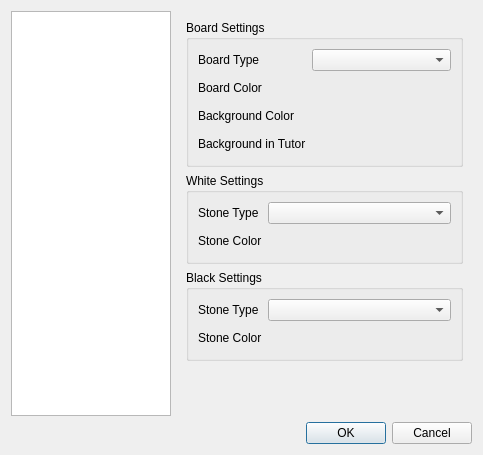
<?xml version="1.0" encoding="UTF-8"?>
<ui version="4.0">
 <class>SetupDialog</class>
 <widget class="QDialog" name="SetupDialog">
  <property name="geometry">
   <rect>
    <x>0</x>
    <y>0</y>
    <width>483</width>
    <height>455</height>
   </rect>
  </property>
  <property name="windowTitle">
   <string>Setup</string>
  </property>
  <layout class="QVBoxLayout" name="verticalLayout">
   <item>
    <layout class="QHBoxLayout" name="horizontalLayout">
     <item>
      <widget class="QListWidget" name="categoryList">
       <property name="maximumSize">
        <size>
         <width>160</width>
         <height>16777215</height>
        </size>
       </property>
      </widget>
     </item>
     <item>
      <widget class="QStackedWidget" name="stackedWidget">
       <property name="frameShape">
        <enum>QFrame::NoFrame</enum>
       </property>
       <property name="frameShadow">
        <enum>QFrame::Plain</enum>
       </property>
       <property name="currentIndex">
        <number>0</number>
       </property>
       <widget class="QWidget" name="page">
        <layout class="QVBoxLayout" name="verticalLayout_2">
         <item>
          <widget class="QGroupBox" name="boardGroupBox">
           <property name="title">
            <string>Board Settings</string>
           </property>
           <layout class="QFormLayout" name="formLayout">
            <item row="0" column="0">
             <widget class="QLabel" name="boardTypeLabel">
              <property name="text">
               <string>Board Type</string>
              </property>
             </widget>
            </item>
            <item row="0" column="1">
             <widget class="QComboBox" name="boardTypeComboBox"/>
            </item>
            <item row="1" column="0">
             <widget class="QLabel" name="boardColorLabel">
              <property name="text">
               <string>Board Color</string>
              </property>
             </widget>
            </item>
            <item row="1" column="1">
             <widget class="QPushButton" name="boardColorButton">
              <property name="text">
               <string/>
              </property>
              <property name="autoDefault">
               <bool>false</bool>
              </property>
              <property name="flat">
               <bool>true</bool>
              </property>
             </widget>
            </item>
            <item row="3" column="0">
             <widget class="QLabel" name="bgTutorColorLabel">
              <property name="text">
               <string>Background in Tutor</string>
              </property>
             </widget>
            </item>
            <item row="3" column="1">
             <widget class="QPushButton" name="bgTutorColorButton">
              <property name="text">
               <string/>
              </property>
              <property name="flat">
               <bool>true</bool>
              </property>
             </widget>
            </item>
            <item row="2" column="0">
             <widget class="QLabel" name="bgColorLabel">
              <property name="text">
               <string>Background Color</string>
              </property>
             </widget>
            </item>
            <item row="2" column="1">
             <widget class="QPushButton" name="bgColorButton">
              <property name="text">
               <string/>
              </property>
              <property name="flat">
               <bool>true</bool>
              </property>
             </widget>
            </item>
           </layout>
          </widget>
         </item>
         <item>
          <widget class="QGroupBox" name="whiteGroupBox">
           <property name="focusPolicy">
            <enum>Qt::NoFocus</enum>
           </property>
           <property name="title">
            <string>White Settings</string>
           </property>
           <layout class="QFormLayout" name="formLayout_2">
            <item row="0" column="0">
             <widget class="QLabel" name="whiteLabel">
              <property name="text">
               <string>Stone Type</string>
              </property>
             </widget>
            </item>
            <item row="0" column="1">
             <widget class="QComboBox" name="whiteTypeComboBox"/>
            </item>
            <item row="1" column="0">
             <widget class="QLabel" name="whiteColorLabel">
              <property name="text">
               <string>Stone Color</string>
              </property>
             </widget>
            </item>
            <item row="1" column="1">
             <widget class="QPushButton" name="whiteColorButton">
              <property name="text">
               <string/>
              </property>
              <property name="autoDefault">
               <bool>false</bool>
              </property>
              <property name="flat">
               <bool>true</bool>
              </property>
             </widget>
            </item>
           </layout>
          </widget>
         </item>
         <item>
          <widget class="QGroupBox" name="blackGroupBox">
           <property name="title">
            <string>Black Settings</string>
           </property>
           <layout class="QFormLayout" name="formLayout_3">
            <item row="0" column="0">
             <widget class="QLabel" name="blackTypeLabel">
              <property name="midLineWidth">
               <number>0</number>
              </property>
              <property name="text">
               <string>Stone Type</string>
              </property>
             </widget>
            </item>
            <item row="0" column="1">
             <widget class="QComboBox" name="blackTypeComboBox"/>
            </item>
            <item row="1" column="0">
             <widget class="QLabel" name="blackColorLabel">
              <property name="text">
               <string>Stone Color</string>
              </property>
             </widget>
            </item>
            <item row="1" column="1">
             <widget class="QPushButton" name="blackColorButton">
              <property name="text">
               <string/>
              </property>
              <property name="autoDefault">
               <bool>false</bool>
              </property>
              <property name="flat">
               <bool>true</bool>
              </property>
             </widget>
            </item>
           </layout>
          </widget>
         </item>
         <item>
          <spacer name="verticalSpacer">
           <property name="orientation">
            <enum>Qt::Vertical</enum>
           </property>
           <property name="sizeHint" stdset="0">
            <size>
             <width>20</width>
             <height>40</height>
            </size>
           </property>
          </spacer>
         </item>
        </layout>
       </widget>
       <widget class="QWidget" name="page_2">
        <layout class="QVBoxLayout" name="verticalLayout_3">
         <item>
          <widget class="QGroupBox" name="groupBox">
           <property name="title">
            <string>GroupBox</string>
           </property>
           <layout class="QFormLayout" name="formLayout_4">
            <item row="0" column="0">
             <widget class="QLabel" name="lastMoveLabel">
              <property name="text">
               <string>Last Move</string>
              </property>
             </widget>
            </item>
            <item row="0" column="1">
             <widget class="QPushButton" name="lastMoveColorButton">
              <property name="text">
               <string/>
              </property>
              <property name="flat">
               <bool>true</bool>
              </property>
             </widget>
            </item>
            <item row="1" column="0">
             <widget class="QLabel" name="branchLabel">
              <property name="text">
               <string>Branch</string>
              </property>
             </widget>
            </item>
            <item row="1" column="1">
             <widget class="QPushButton" name="branchColorButton">
              <property name="text">
               <string/>
              </property>
              <property name="flat">
               <bool>true</bool>
              </property>
             </widget>
            </item>
           </layout>
          </widget>
         </item>
         <item>
          <spacer name="verticalSpacer_2">
           <property name="orientation">
            <enum>Qt::Vertical</enum>
           </property>
           <property name="sizeHint" stdset="0">
            <size>
             <width>20</width>
             <height>40</height>
            </size>
           </property>
          </spacer>
         </item>
        </layout>
       </widget>
      </widget>
     </item>
    </layout>
   </item>
   <item>
    <widget class="QDialogButtonBox" name="buttonBox">
     <property name="orientation">
      <enum>Qt::Horizontal</enum>
     </property>
     <property name="standardButtons">
      <set>QDialogButtonBox::Cancel|QDialogButtonBox::Ok</set>
     </property>
    </widget>
   </item>
  </layout>
 </widget>
 <tabstops>
  <tabstop>categoryList</tabstop>
  <tabstop>boardTypeComboBox</tabstop>
  <tabstop>boardColorButton</tabstop>
  <tabstop>bgColorButton</tabstop>
  <tabstop>bgTutorColorButton</tabstop>
  <tabstop>whiteTypeComboBox</tabstop>
  <tabstop>whiteColorButton</tabstop>
  <tabstop>blackTypeComboBox</tabstop>
  <tabstop>blackColorButton</tabstop>
  <tabstop>buttonBox</tabstop>
 </tabstops>
 <resources/>
 <connections>
  <connection>
   <sender>buttonBox</sender>
   <signal>accepted()</signal>
   <receiver>SetupDialog</receiver>
   <slot>accept()</slot>
   <hints>
    <hint type="sourcelabel">
     <x>248</x>
     <y>254</y>
    </hint>
    <hint type="destinationlabel">
     <x>157</x>
     <y>274</y>
    </hint>
   </hints>
  </connection>
  <connection>
   <sender>buttonBox</sender>
   <signal>rejected()</signal>
   <receiver>SetupDialog</receiver>
   <slot>reject()</slot>
   <hints>
    <hint type="sourcelabel">
     <x>316</x>
     <y>260</y>
    </hint>
    <hint type="destinationlabel">
     <x>286</x>
     <y>274</y>
    </hint>
   </hints>
  </connection>
 </connections>
</ui>
